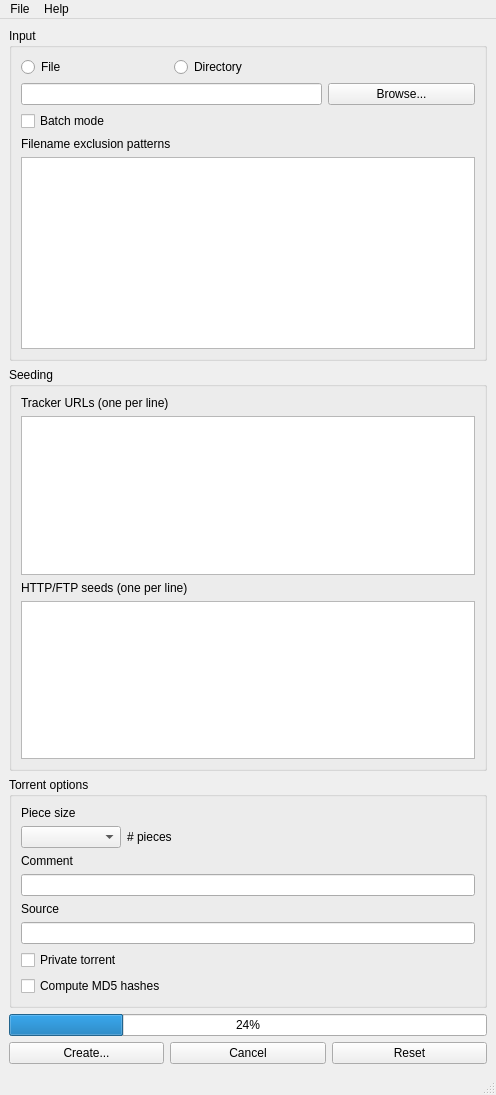
<?xml version="1.0" encoding="UTF-8"?>
<ui version="4.0">
 <class>MainWindow</class>
 <widget class="QMainWindow" name="MainWindow">
  <property name="geometry">
   <rect>
    <x>0</x>
    <y>0</y>
    <width>496</width>
    <height>1095</height>
   </rect>
  </property>
  <property name="windowTitle">
   <string>MainWindow</string>
  </property>
  <widget class="QWidget" name="centralwidget">
   <property name="sizePolicy">
    <sizepolicy hsizetype="Preferred" vsizetype="Preferred">
     <horstretch>0</horstretch>
     <verstretch>0</verstretch>
    </sizepolicy>
   </property>
   <layout class="QVBoxLayout" name="verticalLayout">
    <item>
     <widget class="QGroupBox" name="inputGroupBox">
      <property name="sizePolicy">
       <sizepolicy hsizetype="Preferred" vsizetype="Fixed">
        <horstretch>0</horstretch>
        <verstretch>0</verstretch>
       </sizepolicy>
      </property>
      <property name="title">
       <string>Input</string>
      </property>
      <layout class="QGridLayout" name="gridLayout">
       <item row="3" column="0" colspan="3">
        <widget class="QLabel" name="excludeLabel">
         <property name="sizePolicy">
          <sizepolicy hsizetype="Preferred" vsizetype="Fixed">
           <horstretch>0</horstretch>
           <verstretch>0</verstretch>
          </sizepolicy>
         </property>
         <property name="text">
          <string>Filename exclusion patterns</string>
         </property>
        </widget>
       </item>
       <item row="0" column="0">
        <widget class="QRadioButton" name="fileRadioButton">
         <property name="sizePolicy">
          <sizepolicy hsizetype="Minimum" vsizetype="Fixed">
           <horstretch>0</horstretch>
           <verstretch>0</verstretch>
          </sizepolicy>
         </property>
         <property name="text">
          <string>File</string>
         </property>
        </widget>
       </item>
       <item row="2" column="0">
        <widget class="QCheckBox" name="batchModeCheckBox">
         <property name="toolTip">
          <string>&lt;html&gt;&lt;head/&gt;&lt;body&gt;&lt;p&gt;If enabled, a torrent will be created for each directory and file one level below the input directory. The piece size for each torrent will be determined automatically.&lt;/p&gt;&lt;/body&gt;&lt;/html&gt;</string>
         </property>
         <property name="text">
          <string>Batch mode</string>
         </property>
        </widget>
       </item>
       <item row="0" column="1">
        <widget class="QRadioButton" name="directoryRadioButton">
         <property name="sizePolicy">
          <sizepolicy hsizetype="Minimum" vsizetype="Fixed">
           <horstretch>0</horstretch>
           <verstretch>0</verstretch>
          </sizepolicy>
         </property>
         <property name="text">
          <string>Directory</string>
         </property>
        </widget>
       </item>
       <item row="1" column="0" colspan="2">
        <widget class="QLineEdit" name="inputEdit">
         <property name="text">
          <string/>
         </property>
         <property name="dragEnabled">
          <bool>true</bool>
         </property>
         <property name="readOnly">
          <bool>true</bool>
         </property>
        </widget>
       </item>
       <item row="1" column="2">
        <widget class="QPushButton" name="browseButton">
         <property name="text">
          <string>Browse...</string>
         </property>
        </widget>
       </item>
       <item row="4" column="0" colspan="3">
        <widget class="QPlainTextEdit" name="excludeEdit">
         <property name="enabled">
          <bool>true</bool>
         </property>
         <property name="sizePolicy">
          <sizepolicy hsizetype="Expanding" vsizetype="MinimumExpanding">
           <horstretch>0</horstretch>
           <verstretch>0</verstretch>
          </sizepolicy>
         </property>
         <property name="minimumSize">
          <size>
           <width>0</width>
           <height>112</height>
          </size>
         </property>
        </widget>
       </item>
      </layout>
     </widget>
    </item>
    <item>
     <widget class="QGroupBox" name="seedingGroupBox">
      <property name="title">
       <string>Seeding</string>
      </property>
      <layout class="QVBoxLayout" name="verticalLayout_2">
       <item>
        <widget class="QLabel" name="trackerLabel">
         <property name="sizePolicy">
          <sizepolicy hsizetype="Preferred" vsizetype="Fixed">
           <horstretch>0</horstretch>
           <verstretch>0</verstretch>
          </sizepolicy>
         </property>
         <property name="text">
          <string>Tracker URLs (one per line)</string>
         </property>
        </widget>
       </item>
       <item>
        <widget class="QPlainTextEdit" name="trackerEdit">
         <property name="sizePolicy">
          <sizepolicy hsizetype="Expanding" vsizetype="MinimumExpanding">
           <horstretch>0</horstretch>
           <verstretch>0</verstretch>
          </sizepolicy>
         </property>
         <property name="minimumSize">
          <size>
           <width>0</width>
           <height>90</height>
          </size>
         </property>
         <property name="sizeAdjustPolicy">
          <enum>QAbstractScrollArea::AdjustToContents</enum>
         </property>
        </widget>
       </item>
       <item>
        <widget class="QLabel" name="webSeedLabel">
         <property name="sizePolicy">
          <sizepolicy hsizetype="Preferred" vsizetype="Fixed">
           <horstretch>0</horstretch>
           <verstretch>0</verstretch>
          </sizepolicy>
         </property>
         <property name="text">
          <string>HTTP/FTP seeds (one per line)</string>
         </property>
        </widget>
       </item>
       <item>
        <widget class="QPlainTextEdit" name="webSeedEdit">
         <property name="sizePolicy">
          <sizepolicy hsizetype="Expanding" vsizetype="MinimumExpanding">
           <horstretch>0</horstretch>
           <verstretch>0</verstretch>
          </sizepolicy>
         </property>
         <property name="minimumSize">
          <size>
           <width>0</width>
           <height>90</height>
          </size>
         </property>
         <property name="sizeAdjustPolicy">
          <enum>QAbstractScrollArea::AdjustToContents</enum>
         </property>
        </widget>
       </item>
      </layout>
     </widget>
    </item>
    <item>
     <widget class="QGroupBox" name="optionGroupBox">
      <property name="sizePolicy">
       <sizepolicy hsizetype="Preferred" vsizetype="Fixed">
        <horstretch>0</horstretch>
        <verstretch>0</verstretch>
       </sizepolicy>
      </property>
      <property name="title">
       <string>Torrent options</string>
      </property>
      <layout class="QGridLayout" name="gridLayout_2">
       <item row="3" column="1">
        <widget class="QLabel" name="pieceCountLabel">
         <property name="sizePolicy">
          <sizepolicy hsizetype="Preferred" vsizetype="Fixed">
           <horstretch>0</horstretch>
           <verstretch>0</verstretch>
          </sizepolicy>
         </property>
         <property name="text">
          <string># pieces</string>
         </property>
        </widget>
       </item>
       <item row="3" column="0">
        <widget class="QComboBox" name="pieceSizeComboBox">
         <property name="maximumSize">
          <size>
           <width>100</width>
           <height>16777215</height>
          </size>
         </property>
        </widget>
       </item>
       <item row="9" column="0" colspan="2">
        <widget class="QCheckBox" name="md5CheckBox">
         <property name="toolTip">
          <string>&lt;html&gt;&lt;head/&gt;&lt;body&gt;&lt;p&gt;This is not used by BitTorrent at all, but it is included by some programs for greater compatibility.&lt;/p&gt;&lt;/body&gt;&lt;/html&gt;</string>
         </property>
         <property name="text">
          <string>Compute MD5 hashes</string>
         </property>
        </widget>
       </item>
       <item row="2" column="0">
        <widget class="QLabel" name="pieceSizeLabel">
         <property name="sizePolicy">
          <sizepolicy hsizetype="Preferred" vsizetype="Fixed">
           <horstretch>0</horstretch>
           <verstretch>0</verstretch>
          </sizepolicy>
         </property>
         <property name="text">
          <string>Piece size</string>
         </property>
        </widget>
       </item>
       <item row="8" column="0" colspan="2">
        <widget class="QCheckBox" name="privateTorrentCheckBox">
         <property name="toolTip">
          <string>&lt;html&gt;&lt;head/&gt;&lt;body&gt;&lt;p&gt;If enabled, clients will not use DHT or Peer Exchange to discover peers or transfer data. Make sure to enable this option for private trackers.&lt;/p&gt;&lt;/body&gt;&lt;/html&gt;</string>
         </property>
         <property name="text">
          <string>Private torrent</string>
         </property>
        </widget>
       </item>
       <item row="4" column="0">
        <widget class="QLabel" name="commentLabel">
         <property name="sizePolicy">
          <sizepolicy hsizetype="Preferred" vsizetype="Fixed">
           <horstretch>0</horstretch>
           <verstretch>0</verstretch>
          </sizepolicy>
         </property>
         <property name="text">
          <string>Comment</string>
         </property>
        </widget>
       </item>
       <item row="5" column="0" colspan="2">
        <widget class="QLineEdit" name="commentEdit"/>
       </item>
       <item row="6" column="0">
        <widget class="QLabel" name="sourceLabel">
         <property name="sizePolicy">
          <sizepolicy hsizetype="Preferred" vsizetype="Fixed">
           <horstretch>0</horstretch>
           <verstretch>0</verstretch>
          </sizepolicy>
         </property>
         <property name="text">
          <string>Source</string>
         </property>
        </widget>
       </item>
       <item row="7" column="0" colspan="2">
        <widget class="QLineEdit" name="sourceEdit">
         <property name="toolTip">
          <string>&lt;html&gt;&lt;head/&gt;&lt;body&gt;&lt;p&gt;An optional source string that wil be added to the info dictionary. Useful for creating torrents with unique info hashes for private trackers.&lt;/p&gt;&lt;/body&gt;&lt;/html&gt;</string>
         </property>
        </widget>
       </item>
      </layout>
     </widget>
    </item>
    <item>
     <widget class="QProgressBar" name="progressBar">
      <property name="value">
       <number>24</number>
      </property>
     </widget>
    </item>
    <item>
     <layout class="QHBoxLayout" name="horizontalLayout">
      <item>
       <widget class="QPushButton" name="createButton">
        <property name="text">
         <string>Create...</string>
        </property>
       </widget>
      </item>
      <item>
       <widget class="QPushButton" name="cancelButton">
        <property name="text">
         <string>Cancel</string>
        </property>
       </widget>
      </item>
      <item>
       <widget class="QPushButton" name="resetButton">
        <property name="text">
         <string>Reset</string>
        </property>
       </widget>
      </item>
     </layout>
    </item>
   </layout>
  </widget>
  <widget class="QMenuBar" name="menubar">
   <property name="geometry">
    <rect>
     <x>0</x>
     <y>0</y>
     <width>496</width>
     <height>32</height>
    </rect>
   </property>
   <widget class="QMenu" name="menuFile">
    <property name="title">
     <string>File</string>
    </property>
    <addaction name="actionImportProfile"/>
    <addaction name="actionExportProfile"/>
    <addaction name="separator"/>
    <addaction name="actionQuit"/>
   </widget>
   <widget class="QMenu" name="menuHelp">
    <property name="title">
     <string>Help</string>
    </property>
    <addaction name="actionAbout"/>
   </widget>
   <addaction name="menuFile"/>
   <addaction name="menuHelp"/>
  </widget>
  <widget class="QStatusBar" name="statusbar"/>
  <action name="actionImportProfile">
   <property name="text">
    <string>Import profile...</string>
   </property>
   <property name="shortcut">
    <string>Ctrl+O</string>
   </property>
  </action>
  <action name="actionExportProfile">
   <property name="text">
    <string>Export profile...</string>
   </property>
   <property name="shortcut">
    <string>Ctrl+S</string>
   </property>
  </action>
  <action name="actionAbout">
   <property name="text">
    <string>About</string>
   </property>
   <property name="shortcut">
    <string>F1</string>
   </property>
  </action>
  <action name="actionQuit">
   <property name="text">
    <string>Quit</string>
   </property>
   <property name="shortcut">
    <string>Ctrl+Q</string>
   </property>
  </action>
 </widget>
 <resources/>
 <connections/>
</ui>
